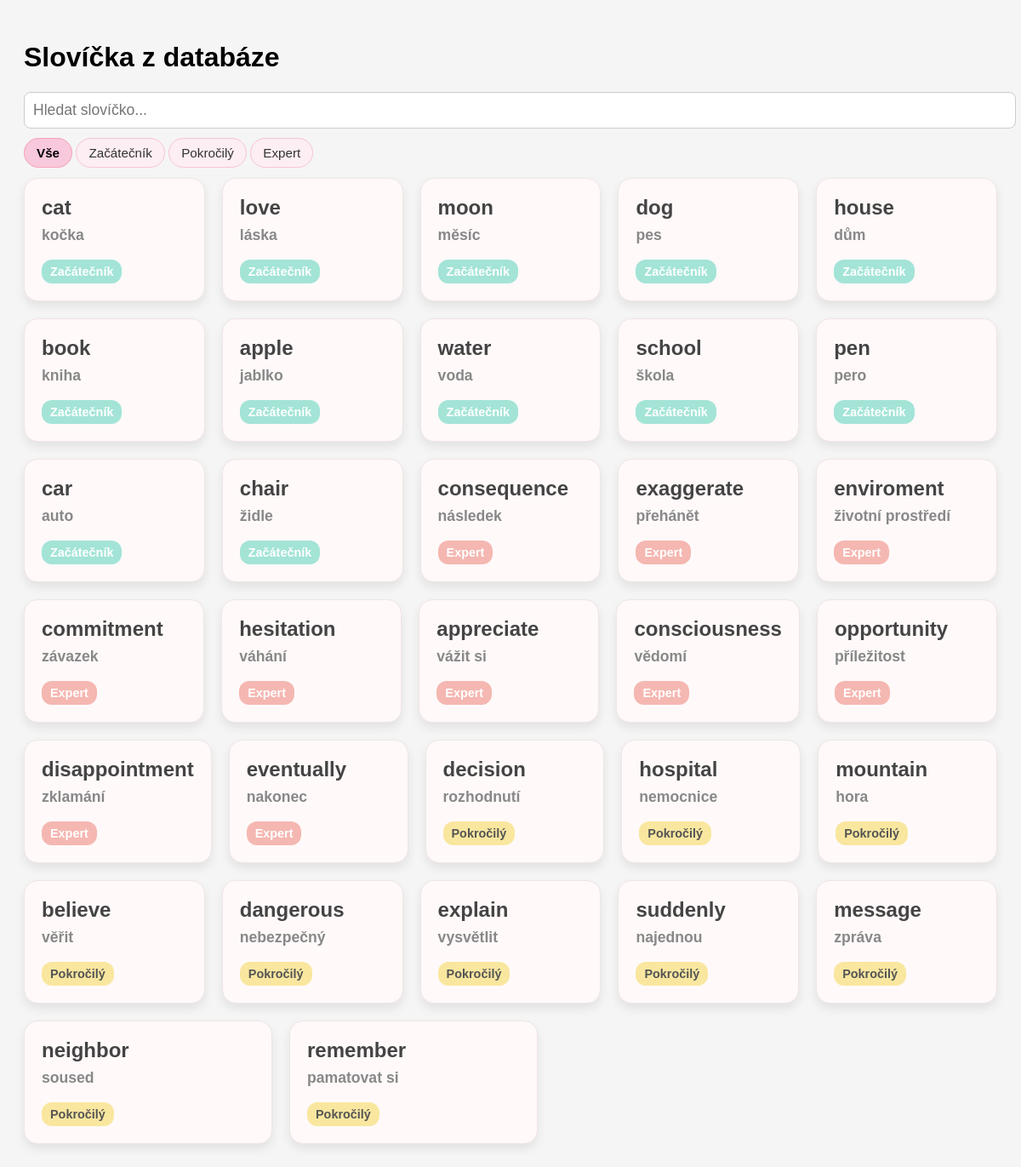
Screenshot of /words/ with the database file from the repository.
### core/models.py (models this page shows, shortened)
class Word(models.Model):
    english = models.CharField(
        max_length=100,
        verbose_name="Anglické slovo",
        help_text="Zadej slovo v angličtině (bez speciálních znaků)",
        validators=[RegexValidator(r'^[a-zA-Z\s\-]+$', 'Pouze písmena, mezery a pomlčky')]
    )
    czech = models.CharField(
        max_length=100,
        verbose_name="Český překlad",
        help_text="Zadej český překlad"
    )
    difficulty = models.CharField(
        max_length=10,
        choices=[
            ('easy', 'Easy'),
            ('medium', 'Medium'),
            ('hard', 'Hard')
        ],
        verbose_name="Obtížnost",
        help_text="Vyber obtížnost slova"
    )
    category = models.ForeignKey(
        'Category',
        on_delete=models.CASCADE,
        null=True,
        blank=True,
        verbose_name="Kategorie",
        help_text="Vyber kategorii (nepovinné)"
    )
    class Meta:
        verbose_name = "Slovo"
        verbose_name_plural = "Slova"
        ordering = ['difficulty']

### core/views.py (the view)
# urls.py: path('words/', views.word_list, name='word_list'),
def word_list(request):
    query = request.GET.get("q", "")
    difficulty = request.GET.get("difficulty", "")
    words = Word.objects.all()
    if query:
        words = words.filter(
            Q(english__icontains=query) |
            Q(czech__icontains=query)
        )
    if difficulty:
        words = words.filter(difficulty=difficulty)
    return render(request, 'core/word_list.html', {
        'words': words,
        'selected_difficulty': difficulty
    })

### core/templates/core/word_list.html (shortened to what this page needs)
<!DOCTYPE html>
<html>
<head>
</head>
<body>
    <h1>Slovíčka z databáze </h1>
<input type="text" id="searchInput" placeholder="Hledat slovíčko..." style="
    width: 100%;
    padding: 10px;
    font-size: 1.1em;
    margin-bottom: 20px;
    border: 1px solid #ccc;
    border-radius: 8px;
">
<form method="get" class="difficulty-filters">
    <label for="all">Vše</label>
    <label for="easy">Začátečník</label>
    <label for="medium">Pokročilý</label>
    <label for="hard">Expert</label>
</form>
    <table>
    <div class="card-container">
    {% for word in words %}
    <div class="word-card difficulty-{{ word.difficulty }}">
        <h2>{{ word.english }}</h2>
        <p>{{ word.czech }}</p>
        <span class="label">
            {% if word.difficulty == "easy" %}Začátečník
            {% elif word.difficulty == "medium" %}Pokročilý
            {% elif word.difficulty == "hard" %}Expert
            {% else %}?{% endif %}
        </span>
    </div>
    {% endfor %}
    </div>
    </table>
</body>
</html>

### core/templates/core/word_list.html (style rules this page uses)
body { font-family: sans-serif; background: #f5f5f5; padding: 20px; }
table { border-collapse: collapse; width: 100%; background: white; }
form { margin-bottom: 20px; }
.difficulty-easy { background-color: #d4edda; color: #155724; font-weight: bold; }
.difficulty-medium { background-color: #fff3cd; color: #856404; font-weight: bold; }
.difficulty-hard { background-color: #f8d7da; color: #721c24; font-weight: bold; }
.card-container { display: flex; flex-wrap: wrap; grid-template-columns: repeat(auto-fit, minmax(240px, 1fr)); justify-content: flex-start; gap: 20px; }
.word-card { flex: 1 1 150px; background: #fff9f9; padding: 20px; border-radius: 16px; box-shadow: 0 6px 12px rgba(0,0,0,0.08); transition: transform 0.3s ease; border: 1px solid #f0e5e5; max-width: 250px; }
.word-card h2 { margin: 0; font-size: 1.5em; color: #444; }
.word-card p { font-size: 1.1em; color: #888; margin: 8px 0; }
.label { display: inline-block; font-size: 0.9em; padding: 6px 10px; border-radius: 12px; color: #fff; margin-top: 10px; }
.difficulty-easy .label { background-color: #a3e4d7; }
.difficulty-medium .label { background-color: #f9e79f; color: #555; }
.difficulty-hard .label { background-color: #f5b7b1; }
.difficulty-filters label { background-color: #fceef2; color: #333; padding: 8px 14px; border-radius: 20px; border: 1px solid #f7c6d2; cursor: pointer; transition: all 0.2s ease-in-out; font-size: 0.95em; user-select: none; }
.difficulty-filters input[type="radio"]:checked + label { background-color: #f8c8dc; color: #000; border-color: #f5a5bd; font-weight: bold; transform: scale(1.05); }

### rows the page displays
Word: english "cat", czech "kočka", difficulty "Začátečník"
Word: english "love", czech "láska", difficulty "Začátečník"
Word: english "moon", czech "měsíc", difficulty "Začátečník"
Word: english "dog", czech "pes", difficulty "Začátečník"
Word: english "house", czech "dům", difficulty "Začátečník"
Word: english "book", czech "kniha", difficulty "Začátečník"
Word: english "apple", czech "jablko", difficulty "Začátečník"
Word: english "water", czech "voda", difficulty "Začátečník"
Word: english "school", czech "škola", difficulty "Začátečník"
Word: english "pen", czech "pero", difficulty "Začátečník"
Word: english "car", czech "auto", difficulty "Začátečník"
Word: english "chair", czech "židle", difficulty "Začátečník"
Word: english "consequence", czech "následek", difficulty "Expert"
Word: english "exaggerate", czech "přehánět", difficulty "Expert"
Word: english "enviroment", czech "životní prostředí", difficulty "Expert"
Word: english "commitment", czech "závazek", difficulty "Expert"
Word: english "hesitation", czech "váhání", difficulty "Expert"
Word: english "appreciate", czech "vážit si", difficulty "Expert"
Word: english "consciousness", czech "vědomí", difficulty "Expert"
Word: english "opportunity", czech "příležitost", difficulty "Expert"
Word: english "disappointment", czech "zklamání", difficulty "Expert"
Word: english "eventually", czech "nakonec", difficulty "Expert"
Word: english "decision", czech "rozhodnutí", difficulty "Pokročilý"
Word: english "hospital", czech "nemocnice", difficulty "Pokročilý"
Word: english "mountain", czech "hora", difficulty "Pokročilý"
Word: english "believe", czech "věřit", difficulty "Pokročilý"
Word: english "dangerous", czech "nebezpečný", difficulty "Pokročilý"
Word: english "explain", czech "vysvětlit", difficulty "Pokročilý"
Word: english "suddenly", czech "najednou", difficulty "Pokročilý"
Word: english "message", czech "zpráva", difficulty "Pokročilý"
Word: english "neighbor", czech "soused", difficulty "Pokročilý"
Word: english "remember", czech "pamatovat si", difficulty "Pokročilý"
